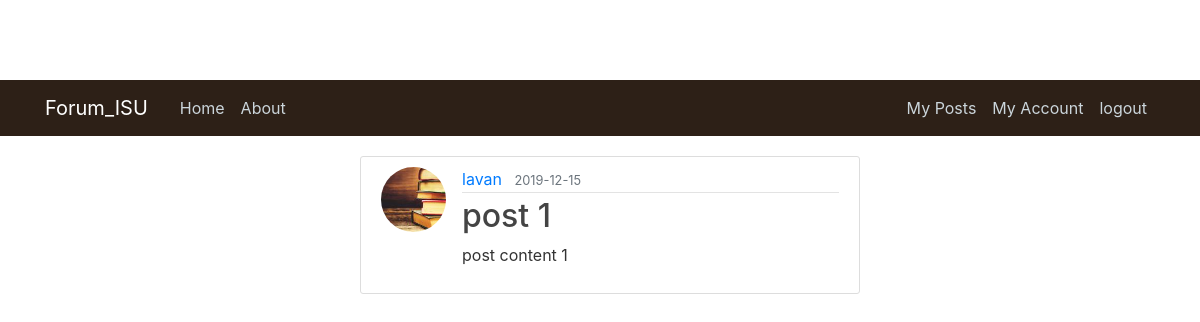
The app's page /my_posts (signed in) with its own data.
### forum_isu/models.py (models this page shows, shortened)
class Post(db.Model):
    id = db.Column(db.Integer, primary_key=True)
    title = db.Column(db.String(100), nullable=False)
    date_posted = db.Column(db.DateTime, nullable=False, default=datetime.utcnow)
    content = db.Column(db.Text, nullable=False)
    picture = db.Column(db.String(20), nullable=False, default='default.jpg')
    user_id = db.Column(db.Integer, db.ForeignKey('user.id'), nullable=False)
    comments = db.relationship('Comment', backref='article', lazy=True)

class User(db.Model, UserMixin):
    id         = db.Column(db.Integer, primary_key=True)
    username   = db.Column(db.String(20), unique=True, nullable=False)
    email      = db.Column(db.String(120), unique=True, nullable=False)
    image_file = db.Column(db.String(20), nullable=False, default='default.jpg')
    password   = db.Column(db.String(60), nullable=False)
    posts       = db.relationship('Post', backref='author', lazy=True)

### forum_isu/routes.py (the view)
@app.route('/my_posts', methods=['GET', 'POST'])
@login_required
def my_posts():
    posts= Post.query.filter_by(user_id=current_user.id)#.first()
    return render_template ('my_posts.html', title = "my_posts", posts=posts)

### forum_isu/models.py (called while the page is built)
@login_manager.user_loader
def load_user(user_id):
    return User.query.get(int(user_id))

### forum_isu/templates/my_posts.html
{% extends "layout.html" %}
{% block content %}
{% for post in posts %}
        <article class="media content-section">
          <img class="rounded-circle article-img" src="{{ url_for('static', filename='profile_pics/' + post.author.image_file) }}">
          <div class="media-body">
            <div class="article-metadata">
              <a class="mr-2" href="#">{{ post.author.username }}</a>
              <small class="text-muted">{{ post.date_posted.strftime('%Y-%m-%d') }}</small>
            </div>
            <h2><a class="article-title" href="{{ url_for('post', post_id=post.id) }}">{{ post.title }}</a></h2>
            <p class="article-content">{{ post.content }}</p>
          </div>
        </article>
    {% endfor %}
{% endblock content %}

### forum_isu/static/main.css (style rules this page uses)
body { background-image: url("https://www.desktopbackground.org/p/2011/01/23/146299_sanderson-home-wallpapers-maycott-addison-plain-collection_800x800_h.jpg"); color: #333333; margin-top: 5rem; }
h1, h2, h3, h4, h5, h6 { color: #444444; }
.content-section { background: #ffffff; padding: 10px 20px; border: 1px solid #dddddd; border-radius: 3px; margin-top:20px; margin-left: 300px; width:500px; }
.article-title { color: #444444; }
.article-content { white-space: pre-line; }
.article-img { height: 65px; width: 65px; margin-right: 16px; }
.article-metadata { padding-bottom: 1px; margin-bottom: 4px; border-bottom: 1px solid #e3e3e3 }

### records on screen
Post: image_file (picture), author.username "lavan", date_posted "2019-12-15", title "post 1", content "post content 1"
